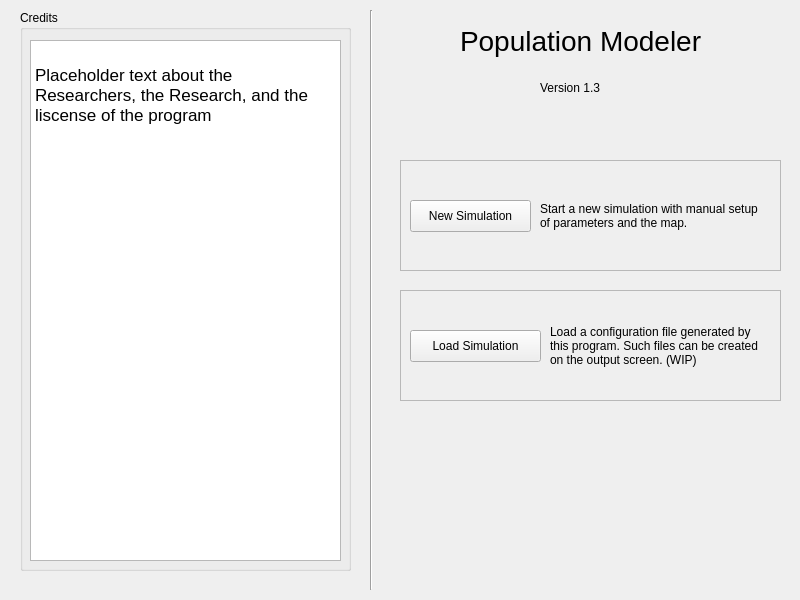
<?xml version="1.0" encoding="UTF-8"?>
<ui version="4.0">
 <class>startScreen</class>
 <widget class="QWidget" name="startScreen">
  <property name="geometry">
   <rect>
    <x>0</x>
    <y>0</y>
    <width>800</width>
    <height>600</height>
   </rect>
  </property>
  <property name="windowTitle">
   <string>Form</string>
  </property>
  <widget class="Line" name="line">
   <property name="geometry">
    <rect>
     <x>370</x>
     <y>10</y>
     <width>3</width>
     <height>580</height>
    </rect>
   </property>
   <property name="orientation">
    <enum>Qt::Vertical</enum>
   </property>
  </widget>
  <widget class="QLabel" name="label">
   <property name="geometry">
    <rect>
     <x>460</x>
     <y>20</y>
     <width>241</width>
     <height>41</height>
    </rect>
   </property>
   <property name="font">
    <font>
     <pointsize>21</pointsize>
    </font>
   </property>
   <property name="text">
    <string>Population Modeler</string>
   </property>
  </widget>
  <widget class="QLabel" name="label_2">
   <property name="geometry">
    <rect>
     <x>540</x>
     <y>80</y>
     <width>71</width>
     <height>16</height>
    </rect>
   </property>
   <property name="text">
    <string>Version 1.3</string>
   </property>
  </widget>
  <widget class="QFrame" name="frame">
   <property name="geometry">
    <rect>
     <x>400</x>
     <y>160</y>
     <width>381</width>
     <height>111</height>
    </rect>
   </property>
   <property name="frameShape">
    <enum>QFrame::StyledPanel</enum>
   </property>
   <property name="frameShadow">
    <enum>QFrame::Raised</enum>
   </property>
   <widget class="QPushButton" name="pushButton">
    <property name="geometry">
     <rect>
      <x>10</x>
      <y>40</y>
      <width>121</width>
      <height>32</height>
     </rect>
    </property>
    <property name="text">
     <string>New Simulation</string>
    </property>
   </widget>
   <widget class="QLabel" name="label_4">
    <property name="geometry">
     <rect>
      <x>140</x>
      <y>10</y>
      <width>221</width>
      <height>91</height>
     </rect>
    </property>
    <property name="text">
     <string>Start a new simulation with manual setup of parameters and the map.</string>
    </property>
    <property name="wordWrap">
     <bool>true</bool>
    </property>
   </widget>
  </widget>
  <widget class="QFrame" name="frame_2">
   <property name="geometry">
    <rect>
     <x>400</x>
     <y>290</y>
     <width>381</width>
     <height>111</height>
    </rect>
   </property>
   <property name="frameShape">
    <enum>QFrame::StyledPanel</enum>
   </property>
   <property name="frameShadow">
    <enum>QFrame::Raised</enum>
   </property>
   <widget class="QPushButton" name="loadConfig">
    <property name="enabled">
     <bool>true</bool>
    </property>
    <property name="geometry">
     <rect>
      <x>10</x>
      <y>40</y>
      <width>131</width>
      <height>32</height>
     </rect>
    </property>
    <property name="text">
     <string>Load Simulation</string>
    </property>
   </widget>
   <widget class="QLabel" name="label_3">
    <property name="geometry">
     <rect>
      <x>150</x>
      <y>10</y>
      <width>221</width>
      <height>91</height>
     </rect>
    </property>
    <property name="text">
     <string>Load a configuration file generated by this program. Such files can be created on the output screen. (WIP)</string>
    </property>
    <property name="wordWrap">
     <bool>true</bool>
    </property>
   </widget>
  </widget>
  <widget class="QGroupBox" name="groupBox">
   <property name="geometry">
    <rect>
     <x>20</x>
     <y>10</y>
     <width>331</width>
     <height>561</height>
    </rect>
   </property>
   <property name="title">
    <string>Credits</string>
   </property>
   <widget class="QTextBrowser" name="textBrowser">
    <property name="geometry">
     <rect>
      <x>10</x>
      <y>30</y>
      <width>311</width>
      <height>521</height>
     </rect>
    </property>
    <property name="html">
     <string>&lt;!DOCTYPE HTML PUBLIC &quot;-//W3C//DTD HTML 4.0//EN&quot; &quot;http://www.w3.org/TR/REC-html40/strict.dtd&quot;&gt;
&lt;html&gt;&lt;head&gt;&lt;meta name=&quot;qrichtext&quot; content=&quot;1&quot; /&gt;&lt;style type=&quot;text/css&quot;&gt;
p, li { white-space: pre-wrap; }
&lt;/style&gt;&lt;/head&gt;&lt;body style=&quot; font-family:'MS Shell Dlg 2'; font-size:8.25pt; font-weight:400; font-style:normal;&quot;&gt;
&lt;p style=&quot;-qt-paragraph-type:empty; margin-top:0px; margin-bottom:0px; margin-left:0px; margin-right:0px; -qt-block-indent:0; text-indent:0px; font-family:'.SF NS Text'; font-size:13pt;&quot;&gt;&lt;br /&gt;&lt;/p&gt;
&lt;p style=&quot; margin-top:0px; margin-bottom:0px; margin-left:0px; margin-right:0px; -qt-block-indent:0; text-indent:0px;&quot;&gt;&lt;span style=&quot; font-family:'.SF NS Text'; font-size:13pt;&quot;&gt;Placeholder text about the Researchers, the Research, and the liscense of the program&lt;/span&gt;&lt;/p&gt;&lt;/body&gt;&lt;/html&gt;</string>
    </property>
   </widget>
  </widget>
 </widget>
 <resources/>
 <connections/>
</ui>
